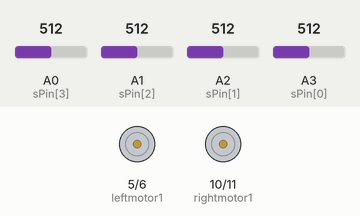
This sketch was run on a simulated Arduino Uno, built with avr-gcc and run on an emulated ATmega328P. Shown: motor-driver pin pairs drawn as motors (green arrow = first pin HIGH = forward, orange = second pin HIGH = backward, longer = more drive). The inputs (shaded band) are chosen by the test bench; at power-on: A0 (sPin[3]) = 512, A1 (sPin[2]) = 512, A2 (sPin[1]) = 512, A3 (sPin[0]) = 512.

Above: at 1.2 s.
1.3 s: A0 (sPin[3]) set to 784
2.8 s: A0 (sPin[3]) set to 812
At 3.5 s:
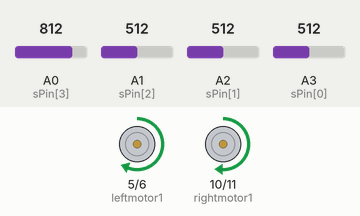
Timing chart, 0 to 5.8 s (numbered marks = the images above; inputs shaded):
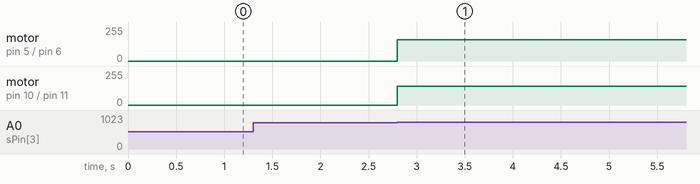

The sketch:

lfr_raw_.ino
```cpp
const int sPin[4] = {A3,A2,A1,A0}; //IR sensor pins

unsigned int val[4]; // IR sensor readings stored here
                     //val 0 1 2 3

//motor pins
// pin at PWM for analogWrite
const int leftmotor1 = 5; // forward pin left
const int leftmotor2 = 6;
const int rightmotor1 = 10; // forward pin right
const int rightmotor2 = 11;

// different motor speeds
int velHigh = 160;
int velLow = 140;
int velzero   = 0;

//threshold for ir sensors
#define MAX 800
#define MIN 100


void setup() {

 //define motor pins
 pinMode(leftmotor1,OUTPUT);
 pinMode(leftmotor2,OUTPUT);
 pinMode(rightmotor1,OUTPUT);
 pinMode(rightmotor2,OUTPUT);

 //define IR sensor pins
  Serial.begin(9600);
   for ( int i = 0; i<4 ; i++ ) {
    pinMode(sPin[i],INPUT);
   }

 //set to zero to prevent errors!
 val[0],val[1],val[2],val[3] = 0;

}

void loop() {
//-------------------
/*int x = 3000;  // testing motor pins
  movFor();
  delay(x);
  movBac();
  delay(x);
  movLef();
  delay(x);
  movRig();
  delay(x);
  movStop();
  delay(x);
*/
//---------------------test motors

//----------------------------------
 /* for( int j = 0; j < 4 ; j++){    //reading the IR values

   val[j] = analogRead(sPin[j]);
   Serial.print("\t Sensor ");
   Serial.print(j);
   Serial.print("-");
   Serial.print(val[j]);
   Serial.print("\t");

   }
  Serial.println("");
  delay(2);
 */
//-----------------------------------print ir values

   Read();

 /*   Serial.print(val[0]);
    Serial.print("\t");
    Serial.print(val[1]);
    Serial.print("\t");
    Serial.print(val[2]);
    Serial.print("\t");
    Serial.print(val[3]);
    Serial.println("");
    delay(4);
  */

 // greater than 700 --------BLACK LINE
 // less than  200   --------WHITE LINE


    if(val[1] > MAX && val[2] > MAX && val[0] < MIN && val[3] < MIN ){

      movFor();
     }

     if( val[0] > MAX ){
      movLef();
     }

    if( val[3] > MAX){
      movRig();
     }

     if( val[0] > MAX &&  val[1] > MAX && val[2] > MAX && val[3] > MAX){
        movStop();
     }


}

//function to move ,left, right ,forward, backward and stop!

void movFor(){

 analogWrite(leftmotor1,velHigh);
 analogWrite(leftmotor2,velzero);
 analogWrite(rightmotor1,velHigh);
 analogWrite(rightmotor2,velzero);
}

void movBac(){
 analogWrite(leftmotor1,velzero);
 analogWrite(leftmotor2,velHigh);
 analogWrite(rightmotor1,velzero);
 analogWrite(rightmotor2,velHigh);
}

void movRig(){
 analogWrite(leftmotor1,velHigh);
 analogWrite(leftmotor2,velzero);
 analogWrite(rightmotor1,velLow);
 analogWrite(rightmotor2,velzero);
}

void movLef(){
 analogWrite(leftmotor1,velLow);
 analogWrite(leftmotor2,velzero);
 analogWrite(rightmotor1,velHigh);
 analogWrite(rightmotor2,velzero);
}

void movStop(){
 analogWrite(leftmotor1,velzero);
 analogWrite(leftmotor2,velzero);
 analogWrite(rightmotor1,velzero);
 analogWrite(rightmotor2,velzero);
}

void Read(){

    val[0] = analogRead(sPin[0]);
    val[1] = analogRead(sPin[1]);
    val[2] = analogRead(sPin[2]);
    val[3] = analogRead(sPin[3]);
}
```

Measured:
- the behaviour switches between 800 and 801 on A0 (sPin[3]) (found by bisection; images 0 and 1)
- after the input at 1.3 s, every drawn part: stays the same
- after the input at 2.8 s, motor on pin 5 (leftmotor1) / pin 6 (leftmotor2): stopped → forward 160/255 at once; motor on pin 10 (rightmotor1) / pin 11 (rightmotor2): stopped → forward 140/255 at once
